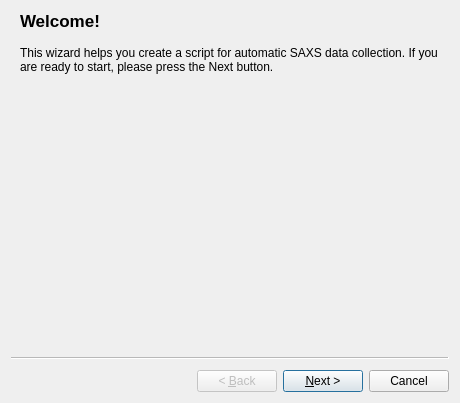
<?xml version="1.0" encoding="UTF-8"?>
<ui version="4.0">
 <class>Wizard</class>
 <widget class="QWizard" name="Wizard">
  <property name="geometry">
   <rect>
    <x>0</x>
    <y>0</y>
    <width>460</width>
    <height>403</height>
   </rect>
  </property>
  <property name="windowTitle">
   <string>Script creation wizard</string>
  </property>
  <widget class="QWizardPage" name="welcomeWizardPage">
   <property name="title">
    <string>Welcome!</string>
   </property>
   <property name="subTitle">
    <string/>
   </property>
   <layout class="QVBoxLayout" name="verticalLayout">
    <item>
     <widget class="QLabel" name="label">
      <property name="text">
       <string>This wizard helps you create a script for automatic SAXS data collection. If you are ready to start, please press the Next button.</string>
      </property>
      <property name="wordWrap">
       <bool>true</bool>
      </property>
     </widget>
    </item>
   </layout>
  </widget>
  <widget class="QWizardPage" name="preambleWizardPage">
   <property name="title">
    <string>Initialization part</string>
   </property>
   <property name="subTitle">
    <string>Please adjust the settings for the preamble section of the script</string>
   </property>
   <layout class="QGridLayout" name="gridLayout">
    <item row="8" column="0">
     <widget class="QCheckBox" name="startOpenShutterCheckBox">
      <property name="text">
       <string>Open shutter after initialization</string>
      </property>
      <property name="checked">
       <bool>true</bool>
      </property>
     </widget>
    </item>
    <item row="0" column="0">
     <widget class="QCheckBox" name="startCloseShutterCheckBox">
      <property name="text">
       <string>Close shutter at start</string>
      </property>
      <property name="checked">
       <bool>true</bool>
      </property>
     </widget>
    </item>
    <item row="1" column="0">
     <widget class="QCheckBox" name="startBeamStopInCheckBox">
      <property name="text">
       <string>Move beamstop in</string>
      </property>
      <property name="checked">
       <bool>true</bool>
      </property>
     </widget>
    </item>
    <item row="2" column="0">
     <layout class="QHBoxLayout" name="horizontalLayout_2">
      <item>
       <widget class="QCheckBox" name="startXrayPowerCheckBox">
        <property name="text">
         <string>Set X-ray source power to:</string>
        </property>
        <property name="checked">
         <bool>true</bool>
        </property>
       </widget>
      </item>
      <item>
       <widget class="QComboBox" name="startXrayPowerComboBox">
        <property name="currentIndex">
         <number>2</number>
        </property>
        <item>
         <property name="text">
          <string>off</string>
         </property>
        </item>
        <item>
         <property name="text">
          <string>standby</string>
         </property>
        </item>
        <item>
         <property name="text">
          <string>full</string>
         </property>
        </item>
       </widget>
      </item>
     </layout>
    </item>
    <item row="7" column="0">
     <layout class="QHBoxLayout" name="horizontalLayout">
      <item>
       <widget class="QCheckBox" name="startTemperatureCheckBox">
        <property name="enabled">
         <bool>true</bool>
        </property>
        <property name="text">
         <string>Set sample temperature:</string>
        </property>
       </widget>
      </item>
      <item>
       <widget class="QDoubleSpinBox" name="startTemperatureDoubleSpinBox">
        <property name="enabled">
         <bool>false</bool>
        </property>
       </widget>
      </item>
     </layout>
    </item>
    <item row="5" column="0">
     <layout class="QGridLayout" name="gridLayout_4">
      <item row="2" column="1">
       <widget class="QLabel" name="label_9">
        <property name="text">
         <string>Threshold energy:</string>
        </property>
       </widget>
      </item>
      <item row="2" column="2">
       <widget class="QSpinBox" name="startTrimThresholdSpinBox">
        <property name="suffix">
         <string> eV</string>
        </property>
        <property name="minimum">
         <number>3814</number>
        </property>
        <property name="maximum">
         <number>11614</number>
        </property>
        <property name="value">
         <number>4024</number>
        </property>
       </widget>
      </item>
      <item row="0" column="0" colspan="3">
       <widget class="QCheckBox" name="startTrimDetectorCheckBox">
        <property name="text">
         <string>Trim the detector</string>
        </property>
        <property name="checked">
         <bool>true</bool>
        </property>
       </widget>
      </item>
      <item row="1" column="1">
       <widget class="QLabel" name="label_10">
        <property name="text">
         <string>Gain:</string>
        </property>
       </widget>
      </item>
      <item row="1" column="2">
       <widget class="QComboBox" name="startTrimGainComboBox">
        <property name="currentIndex">
         <number>2</number>
        </property>
        <item>
         <property name="text">
          <string>lowG</string>
         </property>
        </item>
        <item>
         <property name="text">
          <string>midG</string>
         </property>
        </item>
        <item>
         <property name="text">
          <string>highG</string>
         </property>
        </item>
       </widget>
      </item>
      <item row="1" column="0">
       <spacer name="horizontalSpacer">
        <property name="orientation">
         <enum>Qt::Horizontal</enum>
        </property>
        <property name="sizeType">
         <enum>QSizePolicy::Maximum</enum>
        </property>
        <property name="sizeHint" stdset="0">
         <size>
          <width>30</width>
          <height>20</height>
         </size>
        </property>
       </spacer>
      </item>
     </layout>
    </item>
   </layout>
  </widget>
  <widget class="QWizardPage" name="calibrantsWizardPage">
   <property name="title">
    <string>Calibrants</string>
   </property>
   <property name="subTitle">
    <string>Adjust the parameters of the calibrants</string>
   </property>
   <layout class="QGridLayout" name="gridLayout_2">
    <item row="1" column="0">
     <widget class="QLabel" name="label_4">
      <property name="text">
       <string>Dark background:</string>
      </property>
     </widget>
    </item>
    <item row="4" column="0">
     <widget class="QLabel" name="label_5">
      <property name="text">
       <string>Abscissa calibration:</string>
      </property>
     </widget>
    </item>
    <item row="2" column="0">
     <widget class="QLabel" name="label_2">
      <property name="text">
       <string>Empty beam background:</string>
      </property>
     </widget>
    </item>
    <item row="3" column="0">
     <widget class="QLabel" name="label_3">
      <property name="text">
       <string>Intensity normalization:</string>
      </property>
     </widget>
    </item>
    <item row="0" column="1">
     <widget class="QLabel" name="label_6">
      <property name="text">
       <string>Sample name</string>
      </property>
     </widget>
    </item>
    <item row="0" column="2">
     <widget class="QLabel" name="label_7">
      <property name="text">
       <string>Exposure time (sec)</string>
      </property>
     </widget>
    </item>
    <item row="1" column="1">
     <widget class="QComboBox" name="darkSampleNameComboBox"/>
    </item>
    <item row="2" column="1">
     <widget class="QComboBox" name="emptyBeamSampleNameComboBox"/>
    </item>
    <item row="3" column="1">
     <widget class="QComboBox" name="glassyCarbonSampleNameComboBox"/>
    </item>
    <item row="4" column="1">
     <widget class="QComboBox" name="silverBehenateSampleNameComboBox"/>
    </item>
    <item row="1" column="2">
     <widget class="QDoubleSpinBox" name="darkExposureTimeDoubleSpinBox">
      <property name="decimals">
       <number>3</number>
      </property>
      <property name="maximum">
       <double>3600.000000000000000</double>
      </property>
      <property name="value">
       <double>120.000000000000000</double>
      </property>
     </widget>
    </item>
    <item row="2" column="2">
     <widget class="QDoubleSpinBox" name="emptyBeamExposureTimeDoubleSpinBox">
      <property name="decimals">
       <number>3</number>
      </property>
      <property name="maximum">
       <double>3600.000000000000000</double>
      </property>
      <property name="value">
       <double>120.000000000000000</double>
      </property>
     </widget>
    </item>
    <item row="3" column="2">
     <widget class="QDoubleSpinBox" name="glassyCarbonExposureTimeDoubleSpinBox">
      <property name="decimals">
       <number>3</number>
      </property>
      <property name="maximum">
       <double>3600.000000000000000</double>
      </property>
      <property name="value">
       <double>120.000000000000000</double>
      </property>
     </widget>
    </item>
    <item row="4" column="2">
     <widget class="QDoubleSpinBox" name="silverBehenateExposureTimeDoubleSpinBox">
      <property name="decimals">
       <number>3</number>
      </property>
      <property name="maximum">
       <double>3600.000000000000000</double>
      </property>
      <property name="value">
       <double>120.000000000000000</double>
      </property>
     </widget>
    </item>
   </layout>
  </widget>
  <widget class="QWizardPage" name="samplesWizardPage">
   <property name="title">
    <string>Samples</string>
   </property>
   <property name="subTitle">
    <string>Select here the samples to be measured and the corresponding exposure times.</string>
   </property>
   <layout class="QVBoxLayout" name="verticalLayout_2">
    <item>
     <widget class="QTreeView" name="samplesTreeView">
      <property name="alternatingRowColors">
       <bool>true</bool>
      </property>
      <property name="rootIsDecorated">
       <bool>false</bool>
      </property>
      <property name="uniformRowHeights">
       <bool>true</bool>
      </property>
      <property name="itemsExpandable">
       <bool>false</bool>
      </property>
     </widget>
    </item>
   </layout>
  </widget>
  <widget class="QWizardPage" name="wizardPage">
   <property name="title">
    <string>Script execution</string>
   </property>
   <property name="subTitle">
    <string>Adjust the way of operation</string>
   </property>
   <layout class="QFormLayout" name="formLayout">
    <item row="0" column="0">
     <widget class="QLabel" name="label_8">
      <property name="text">
       <string>Number of iterations:</string>
      </property>
     </widget>
    </item>
    <item row="0" column="1">
     <widget class="QSpinBox" name="numberOfIterationsSpinBox">
      <property name="specialValueText">
       <string>infinite</string>
      </property>
      <property name="maximum">
       <number>10000</number>
      </property>
      <property name="value">
       <number>0</number>
      </property>
     </widget>
    </item>
    <item row="1" column="0" colspan="2">
     <widget class="QCheckBox" name="endAllowUserBreakCheckBox">
      <property name="text">
       <string>Allow user break flag</string>
      </property>
      <property name="checked">
       <bool>true</bool>
      </property>
     </widget>
    </item>
    <item row="2" column="0" colspan="2">
     <widget class="QCheckBox" name="endCloseShutterCheckBox">
      <property name="text">
       <string>Close shutter at the end</string>
      </property>
      <property name="checked">
       <bool>true</bool>
      </property>
     </widget>
    </item>
    <item row="3" column="0">
     <widget class="QCheckBox" name="endSetXrayPowerCheckBox">
      <property name="text">
       <string>Set X-ray source power at the end to:</string>
      </property>
      <property name="checked">
       <bool>true</bool>
      </property>
     </widget>
    </item>
    <item row="3" column="1">
     <widget class="QComboBox" name="endSetXrayPowerComboBox">
      <property name="enabled">
       <bool>true</bool>
      </property>
      <property name="currentIndex">
       <number>1</number>
      </property>
      <item>
       <property name="text">
        <string>off</string>
       </property>
      </item>
      <item>
       <property name="text">
        <string>standby</string>
       </property>
      </item>
      <item>
       <property name="text">
        <string>full</string>
       </property>
      </item>
     </widget>
    </item>
   </layout>
  </widget>
 </widget>
 <resources/>
 <connections>
  <connection>
   <sender>endSetXrayPowerCheckBox</sender>
   <signal>toggled(bool)</signal>
   <receiver>endSetXrayPowerComboBox</receiver>
   <slot>setEnabled(bool)</slot>
   <hints>
    <hint type="sourcelabel">
     <x>156</x>
     <y>182</y>
    </hint>
    <hint type="destinationlabel">
     <x>373</x>
     <y>183</y>
    </hint>
   </hints>
  </connection>
  <connection>
   <sender>startTemperatureCheckBox</sender>
   <signal>toggled(bool)</signal>
   <receiver>startTemperatureDoubleSpinBox</receiver>
   <slot>setEnabled(bool)</slot>
   <hints>
    <hint type="sourcelabel">
     <x>127</x>
     <y>214</y>
    </hint>
    <hint type="destinationlabel">
     <x>343</x>
     <y>214</y>
    </hint>
   </hints>
  </connection>
  <connection>
   <sender>startXrayPowerCheckBox</sender>
   <signal>toggled(bool)</signal>
   <receiver>startXrayPowerComboBox</receiver>
   <slot>setEnabled(bool)</slot>
   <hints>
    <hint type="sourcelabel">
     <x>127</x>
     <y>152</y>
    </hint>
    <hint type="destinationlabel">
     <x>343</x>
     <y>152</y>
    </hint>
   </hints>
  </connection>
  <connection>
   <sender>startTrimDetectorCheckBox</sender>
   <signal>toggled(bool)</signal>
   <receiver>startTrimGainComboBox</receiver>
   <slot>setEnabled(bool)</slot>
   <hints>
    <hint type="sourcelabel">
     <x>173</x>
     <y>184</y>
    </hint>
    <hint type="destinationlabel">
     <x>259</x>
     <y>246</y>
    </hint>
   </hints>
  </connection>
  <connection>
   <sender>startTrimDetectorCheckBox</sender>
   <signal>toggled(bool)</signal>
   <receiver>startTrimThresholdSpinBox</receiver>
   <slot>setEnabled(bool)</slot>
   <hints>
    <hint type="sourcelabel">
     <x>173</x>
     <y>184</y>
    </hint>
    <hint type="destinationlabel">
     <x>259</x>
     <y>214</y>
    </hint>
   </hints>
  </connection>
 </connections>
</ui>
